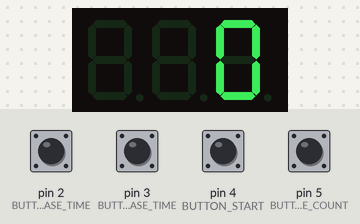
Recording of a sketch running on a simulated Arduino Mega 2560, built with avr-gcc and run on an emulated ATmega2560. On the bench: 3-digit seven-segment display. The test bench sets the inputs (shaded band); at power-on: pin 2 (BUTTON_INCREASE_TIME), pin 3 (BUTTON_DECREASE_TIME), pin 4 (BUTTON_START), pin 5 (BUTTON_FREEZE_COUNT) HIGH. What the sketch prints to the serial monitor is not drawn.

Above: at 1.2 s.
1.3 s: pin 4 (BUTTON_START) pulled LOW for 1 s
At 2.47 s:
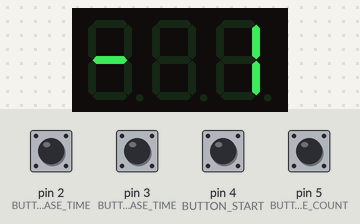
At 3.2 s:
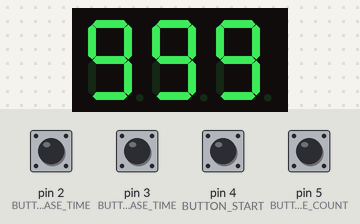
Timing chart, 0 to 4.7 s (numbered marks = the images above; inputs shaded):
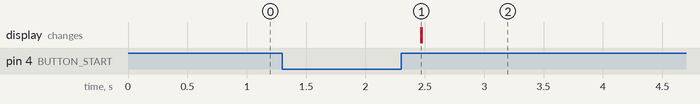

The sketch:

final.ino
```cpp
#include <ezButton.h>

#include "SevSeg.h"
const SevSeg sevseg;

#include  <Chrono.h>
const Chrono chrono;
const Chrono chronoLastButtonPress;

ezButton BUTTON_INCREASE_TIME(2);
ezButton BUTTON_DECREASE_TIME(3);
ezButton BUTTON_START(4);
ezButton BUTTON_FREEZE_COUNT(5);

int LAST_STATE_BUTTON_INCREASE_TIME = 1;
int LAST_STATE_BUTTON_DECREASE_TIME = 1;
int LAST_STATE_BUTTON_START = 1;
int LAST_STATE_BUTTON_FREEZE_COUNT = 1;

enum : byte { COUNTING_TIME, FROZEN, AWAITING_TIME_SELECTION, TIME_FINISHED } internalState = AWAITING_TIME_SELECTION;

int selectedTime = 0;
int remainingTime = 0;

void configureButtons() {
  BUTTON_INCREASE_TIME.setDebounceTime(150);
  BUTTON_INCREASE_TIME.setCountMode(COUNT_FALLING);

  BUTTON_START.setDebounceTime(150);
  BUTTON_START.setCountMode(COUNT_FALLING);

  BUTTON_DECREASE_TIME.setDebounceTime(150);
  BUTTON_DECREASE_TIME.setCountMode(COUNT_FALLING);

  BUTTON_FREEZE_COUNT.setDebounceTime(150);
  BUTTON_FREEZE_COUNT.setCountMode(COUNT_FALLING);


  Serial.println("Configured buttons");
}

void configureDisplay() {
  const byte DISPLAY_NUM_DIGITS = 3;
  const byte DISPLAY_DIGIT_PINS[] = {47, 33, 39};
  const byte DISPLAY_SEGMENT_PINS[] = {43, 35, 27, 49, 45, 41, 25, 29};
  const bool DISPLAY_RESISTOR_ON_SEGMENTS = true;
  const byte DISPLAY_HARDWARE_CONFIG = N_TRANSISTORS;
  const bool DISPLAY_UPDATE_WITH_DELAYS = true; // Default 'false' is Recommended
  const bool DISPLAY_LEADING_ZEROS = false;
  const bool DISPLAY_DISABLED_DECIMAL_POINT = false;

  sevseg.begin(DISPLAY_HARDWARE_CONFIG, DISPLAY_NUM_DIGITS, DISPLAY_DIGIT_PINS, DISPLAY_SEGMENT_PINS, DISPLAY_RESISTOR_ON_SEGMENTS,
  DISPLAY_UPDATE_WITH_DELAYS, DISPLAY_LEADING_ZEROS, DISPLAY_DISABLED_DECIMAL_POINT);
  sevseg.setBrightness(100);

  Serial.println("Configured display");
}

void increaseTimeTest() {
  Serial.println("Increase time called");
  if (internalState == AWAITING_TIME_SELECTION) {
    if (selectedTime < 995) {
      selectedTime = selectedTime + 5;
    }
  }
}

void decreaseTimeTest() {
  Serial.println("|Decrease time called");
  if (internalState == AWAITING_TIME_SELECTION) {
    if (selectedTime > 0) {
      selectedTime = selectedTime - 5;
    }
  }
}

void startTime() {
  Serial.println("Start time called");
  if (internalState == AWAITING_TIME_SELECTION) {
    startCount();
  }
}

void frozeTimeTest() {
  Serial.println("Frozen time called");
  if (internalState == COUNTING_TIME) {
    chrono.stop();
    internalState = FROZEN;
  } else if (internalState == FROZEN) {
    chrono.resume();
    internalState = COUNTING_TIME;
  }
}

void setup() {
  Serial.begin(9600);
  Serial.println("Start setup");
  configureButtons();
  configureDisplay();
  chrono.stop();
}

void startCount() {
  internalState = COUNTING_TIME;
  remainingTime = selectedTime;
  chrono.restart();
}

void timeSelectionState() {
  if (BUTTON_INCREASE_TIME.isPressed()) {
    increaseTimeTest();
  }

  if(BUTTON_DECREASE_TIME.isPressed()) {
    decreaseTimeTest();
  }

  if(BUTTON_START.isPressed()) {
    startTime();
  }

  sevseg.setNumber(selectedTime);
}

void updateRemainingTime() {
  remainingTime = selectedTime - (chrono.elapsed() / 1000);
  sevseg.setNumber(remainingTime);
}

void timeFinished() {
  internalState = TIME_FINISHED;
  selectedTime = 0;
  remainingTime = 0;
  chrono.restart();
}

void countingTimeState() {
  updateRemainingTime();

  if (remainingTime < 0) {
    timeFinished();
  }

  if (BUTTON_FREEZE_COUNT.isPressed()) {
    frozeTimeTest();
  }
}

void frozenTimeState() {
  if(BUTTON_FREEZE_COUNT.isPressed()) {
    frozeTimeTest();
  }
}

void finishedTimeState() {
  if (chrono.hasPassed(5000)) {
    internalState = AWAITING_TIME_SELECTION;
    chrono.restart();
    chrono.stop();
  } else {
    sevseg.setNumber(999);
  }
}

void loop() {
  const byte initialState = internalState;
  BUTTON_INCREASE_TIME.loop();
  BUTTON_START.loop();
  BUTTON_DECREASE_TIME.loop();
  BUTTON_FREEZE_COUNT.loop();

  switch(internalState) {
    case AWAITING_TIME_SELECTION:
      timeSelectionState();
      break;
    case COUNTING_TIME:
      countingTimeState();
      break;
    case FROZEN:
      frozenTimeState();
      break;
    case TIME_FINISHED:
      finishedTimeState();
      break;
  }

  if (initialState != internalState) {
    Serial.print("Internal state update from ");
    Serial.print(initialState);
    Serial.print(" to ");
    Serial.print(internalState);
  }

  sevseg.refreshDisplay();
}
```

Measured:
- after the input at 1.3 s, the display: changes after 1.2 s (image 1)
